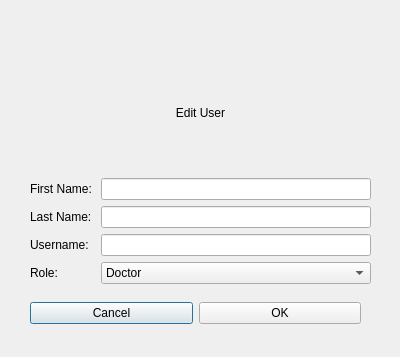
<?xml version="1.0" encoding="UTF-8"?>
<ui version="4.0">
 <class>EditUser</class>
 <widget class="QDialog" name="EditUser">
  <property name="geometry">
   <rect>
    <x>0</x>
    <y>0</y>
    <width>400</width>
    <height>357</height>
   </rect>
  </property>
  <property name="windowTitle">
   <string>Dialog</string>
  </property>
  <widget class="QWidget" name="">
   <property name="geometry">
    <rect>
     <x>30</x>
     <y>300</y>
     <width>331</width>
     <height>26</height>
    </rect>
   </property>
   <layout class="QHBoxLayout" name="buttonsLayout">
    <item>
     <widget class="QPushButton" name="cancelButton">
      <property name="text">
       <string>Cancel</string>
      </property>
     </widget>
    </item>
    <item>
     <widget class="QPushButton" name="okButton">
      <property name="text">
       <string>OK</string>
      </property>
     </widget>
    </item>
   </layout>
  </widget>
  <widget class="QWidget" name="">
   <property name="geometry">
    <rect>
     <x>30</x>
     <y>53</y>
     <width>341</width>
     <height>231</height>
    </rect>
   </property>
   <layout class="QVBoxLayout" name="verticalLayout">
    <item>
     <widget class="QLabel" name="editUserMainLabel">
      <property name="text">
       <string>Edit User</string>
      </property>
      <property name="alignment">
       <set>Qt::AlignCenter</set>
      </property>
     </widget>
    </item>
    <item>
     <layout class="QHBoxLayout" name="horizontalLayout">
      <item>
       <layout class="QVBoxLayout" name="labelsLayout">
        <item>
         <widget class="QLabel" name="firstNameLabel">
          <property name="text">
           <string>First Name:</string>
          </property>
         </widget>
        </item>
        <item>
         <widget class="QLabel" name="lastNameLabel">
          <property name="text">
           <string>Last Name: </string>
          </property>
         </widget>
        </item>
        <item>
         <widget class="QLabel" name="userNameLabel">
          <property name="text">
           <string>Username: </string>
          </property>
         </widget>
        </item>
        <item>
         <widget class="QLabel" name="roleLabel">
          <property name="text">
           <string>Role: </string>
          </property>
         </widget>
        </item>
       </layout>
      </item>
      <item>
       <layout class="QVBoxLayout" name="inputsLayout">
        <item>
         <widget class="QLineEdit" name="firstNameInput"/>
        </item>
        <item>
         <widget class="QLineEdit" name="lastNameInput"/>
        </item>
        <item>
         <widget class="QLineEdit" name="usernameInput"/>
        </item>
        <item>
         <widget class="QComboBox" name="roleComboBox">
          <property name="layoutDirection">
           <enum>Qt::LeftToRight</enum>
          </property>
          <item>
           <property name="text">
            <string>Doctor</string>
           </property>
          </item>
          <item>
           <property name="text">
            <string>Nurse</string>
           </property>
          </item>
          <item>
           <property name="text">
            <string>Administrator</string>
           </property>
          </item>
         </widget>
        </item>
       </layout>
      </item>
     </layout>
    </item>
   </layout>
  </widget>
 </widget>
 <resources/>
 <connections/>
</ui>
